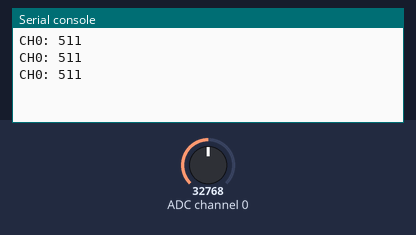
A program run on a simulated Raspberry Pi Pico running MicroPython. Parts: the last lines printed to the serial console. Inputs (shaded band) come from the test bench; at power-on: ADC channel 0 = 32768 (analog values on the 0–65535 scale).

Above: at 1.2 s.
1.3 s: ADC channel 0 set to 45874
At 1.9 s:
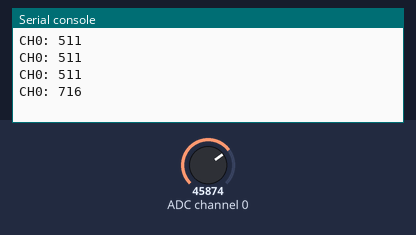
2.8 s: ADC channel 0 set to 57670
At 3.4 s:
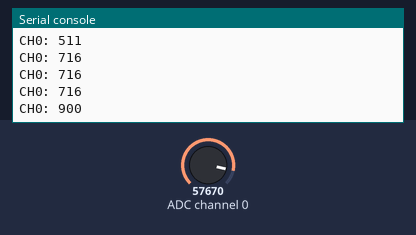
Timing chart, 0 to 5.8 s (numbered marks = the images above; inputs shaded):
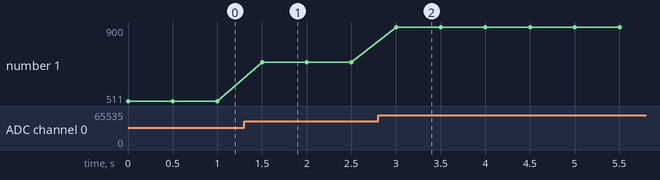

Measured:
- after the input at 1.3 s, the serial console: prints a new line after 0.20 s (image 1)
- after the input at 2.8 s, the serial console: prints a new line after 0.20 s (image 2)
- plotted number 1: 511 → 716 after the input at 1.3 s, 716 → 900 after the input at 2.8 s

The program:

main.py
```python
from machine import SPI, Pin
import time

spi = SPI(0, baudrate=1000000, polarity=0, phase=0,
          sck=Pin(18), mosi=Pin(19), miso=Pin(16))
cs = Pin(17, Pin.OUT, value=1)

def read_adc(channel):
    if not 0 <= channel <= 7:
        raise ValueError("Channel must be 0 to 7")
    tx = bytearray([1, (8 + channel) << 4, 0])
    rx = bytearray(3)
    cs.value(0)
    spi.write_readinto(tx, rx)
    cs.value(1)
    return ((rx[1] & 3) << 8) | rx[2]

while True:
    print("CH0:", read_adc(0))
    time.sleep(0.5)
```
